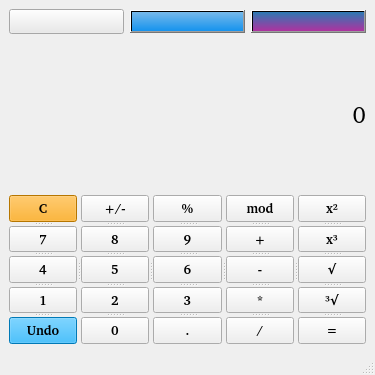
<?xml version="1.0" encoding="UTF-8"?>
<ui version="4.0">
 <class>CalcWindow</class>
 <widget class="QMainWindow" name="CalcWindow">
  <property name="geometry">
   <rect>
    <x>0</x>
    <y>0</y>
    <width>375</width>
    <height>375</height>
   </rect>
  </property>
  <property name="sizePolicy">
   <sizepolicy hsizetype="Expanding" vsizetype="Expanding">
    <horstretch>0</horstretch>
    <verstretch>0</verstretch>
   </sizepolicy>
  </property>
  <property name="minimumSize">
   <size>
    <width>375</width>
    <height>375</height>
   </size>
  </property>
  <property name="font">
   <font>
    <family>Bitstream Charter</family>
    <weight>75</weight>
    <italic>false</italic>
    <bold>true</bold>
   </font>
  </property>
  <property name="windowTitle">
   <string>Calculator</string>
  </property>
  <property name="windowIcon">
   <iconset>
    <normaloff>images/icon.png</normaloff>images/icon.png</iconset>
  </property>
  <property name="tabShape">
   <enum>QTabWidget::Rounded</enum>
  </property>
  <widget class="QWidget" name="centralwidget">
   <layout class="QGridLayout" name="gridLayout">
    <item row="2" column="0">
     <widget class="QSplitter" name="splitter_6">
      <property name="orientation">
       <enum>Qt::Horizontal</enum>
      </property>
      <widget class="QSplitter" name="splitter">
       <property name="orientation">
        <enum>Qt::Vertical</enum>
       </property>
       <widget class="QPushButton" name="clear_button">
        <property name="sizePolicy">
         <sizepolicy hsizetype="Minimum" vsizetype="Preferred">
          <horstretch>0</horstretch>
          <verstretch>0</verstretch>
         </sizepolicy>
        </property>
        <property name="font">
         <font>
          <pointsize>10</pointsize>
          <stylestrategy>PreferAntialias</stylestrategy>
         </font>
        </property>
        <property name="focusPolicy">
         <enum>Qt::ClickFocus</enum>
        </property>
        <property name="styleSheet">
         <string notr="true">background-color: orange</string>
        </property>
        <property name="text">
         <string>C</string>
        </property>
       </widget>
       <widget class="QPushButton" name="button_7">
        <property name="font">
         <font>
          <pointsize>10</pointsize>
         </font>
        </property>
        <property name="focusPolicy">
         <enum>Qt::ClickFocus</enum>
        </property>
        <property name="text">
         <string>7</string>
        </property>
       </widget>
       <widget class="QPushButton" name="button_4">
        <property name="font">
         <font>
          <pointsize>10</pointsize>
         </font>
        </property>
        <property name="focusPolicy">
         <enum>Qt::ClickFocus</enum>
        </property>
        <property name="text">
         <string>4</string>
        </property>
       </widget>
       <widget class="QPushButton" name="button_1">
        <property name="font">
         <font>
          <pointsize>10</pointsize>
         </font>
        </property>
        <property name="focusPolicy">
         <enum>Qt::ClickFocus</enum>
        </property>
        <property name="text">
         <string>1</string>
        </property>
       </widget>
       <widget class="QPushButton" name="undo_button">
        <property name="font">
         <font>
          <pointsize>10</pointsize>
         </font>
        </property>
        <property name="focusPolicy">
         <enum>Qt::ClickFocus</enum>
        </property>
        <property name="styleSheet">
         <string notr="true">background-color: rgb(0, 170, 255)</string>
        </property>
        <property name="text">
         <string>Undo</string>
        </property>
       </widget>
      </widget>
      <widget class="QSplitter" name="splitter_2">
       <property name="orientation">
        <enum>Qt::Vertical</enum>
       </property>
       <widget class="QPushButton" name="plus_minus_button">
        <property name="font">
         <font>
          <pointsize>10</pointsize>
         </font>
        </property>
        <property name="focusPolicy">
         <enum>Qt::ClickFocus</enum>
        </property>
        <property name="text">
         <string>+/-</string>
        </property>
       </widget>
       <widget class="QPushButton" name="button_8">
        <property name="font">
         <font>
          <pointsize>10</pointsize>
         </font>
        </property>
        <property name="focusPolicy">
         <enum>Qt::ClickFocus</enum>
        </property>
        <property name="text">
         <string>8</string>
        </property>
       </widget>
       <widget class="QPushButton" name="button_5">
        <property name="font">
         <font>
          <pointsize>10</pointsize>
         </font>
        </property>
        <property name="focusPolicy">
         <enum>Qt::ClickFocus</enum>
        </property>
        <property name="text">
         <string>5</string>
        </property>
       </widget>
       <widget class="QPushButton" name="button_2">
        <property name="font">
         <font>
          <pointsize>10</pointsize>
         </font>
        </property>
        <property name="focusPolicy">
         <enum>Qt::ClickFocus</enum>
        </property>
        <property name="text">
         <string>2</string>
        </property>
       </widget>
       <widget class="QPushButton" name="button_0">
        <property name="font">
         <font>
          <pointsize>10</pointsize>
         </font>
        </property>
        <property name="focusPolicy">
         <enum>Qt::ClickFocus</enum>
        </property>
        <property name="text">
         <string>0</string>
        </property>
       </widget>
      </widget>
      <widget class="QSplitter" name="splitter_3">
       <property name="orientation">
        <enum>Qt::Vertical</enum>
       </property>
       <widget class="QPushButton" name="precent_button">
        <property name="font">
         <font>
          <pointsize>10</pointsize>
         </font>
        </property>
        <property name="focusPolicy">
         <enum>Qt::ClickFocus</enum>
        </property>
        <property name="text">
         <string>%</string>
        </property>
       </widget>
       <widget class="QPushButton" name="button_9">
        <property name="font">
         <font>
          <pointsize>10</pointsize>
         </font>
        </property>
        <property name="focusPolicy">
         <enum>Qt::ClickFocus</enum>
        </property>
        <property name="text">
         <string>9</string>
        </property>
       </widget>
       <widget class="QPushButton" name="button_6">
        <property name="font">
         <font>
          <pointsize>10</pointsize>
         </font>
        </property>
        <property name="focusPolicy">
         <enum>Qt::ClickFocus</enum>
        </property>
        <property name="text">
         <string>6</string>
        </property>
       </widget>
       <widget class="QPushButton" name="button_3">
        <property name="font">
         <font>
          <pointsize>10</pointsize>
         </font>
        </property>
        <property name="focusPolicy">
         <enum>Qt::ClickFocus</enum>
        </property>
        <property name="text">
         <string>3</string>
        </property>
       </widget>
       <widget class="QPushButton" name="dot_button">
        <property name="font">
         <font>
          <pointsize>10</pointsize>
         </font>
        </property>
        <property name="focusPolicy">
         <enum>Qt::ClickFocus</enum>
        </property>
        <property name="text">
         <string>.</string>
        </property>
       </widget>
      </widget>
      <widget class="QSplitter" name="splitter_4">
       <property name="orientation">
        <enum>Qt::Vertical</enum>
       </property>
       <widget class="QPushButton" name="mod_button">
        <property name="enabled">
         <bool>true</bool>
        </property>
        <property name="font">
         <font>
          <pointsize>10</pointsize>
         </font>
        </property>
        <property name="focusPolicy">
         <enum>Qt::ClickFocus</enum>
        </property>
        <property name="text">
         <string>mod</string>
        </property>
       </widget>
       <widget class="QPushButton" name="plus_button">
        <property name="font">
         <font>
          <pointsize>10</pointsize>
         </font>
        </property>
        <property name="focusPolicy">
         <enum>Qt::ClickFocus</enum>
        </property>
        <property name="text">
         <string>+</string>
        </property>
       </widget>
       <widget class="QPushButton" name="minus_button">
        <property name="font">
         <font>
          <pointsize>10</pointsize>
         </font>
        </property>
        <property name="focusPolicy">
         <enum>Qt::ClickFocus</enum>
        </property>
        <property name="text">
         <string>-</string>
        </property>
       </widget>
       <widget class="QPushButton" name="multi_button">
        <property name="enabled">
         <bool>true</bool>
        </property>
        <property name="font">
         <font>
          <pointsize>10</pointsize>
         </font>
        </property>
        <property name="focusPolicy">
         <enum>Qt::ClickFocus</enum>
        </property>
        <property name="text">
         <string>*</string>
        </property>
       </widget>
       <widget class="QPushButton" name="div_button">
        <property name="enabled">
         <bool>true</bool>
        </property>
        <property name="font">
         <font>
          <pointsize>10</pointsize>
         </font>
        </property>
        <property name="focusPolicy">
         <enum>Qt::ClickFocus</enum>
        </property>
        <property name="text">
         <string>/</string>
        </property>
       </widget>
      </widget>
      <widget class="QSplitter" name="splitter_5">
       <property name="orientation">
        <enum>Qt::Vertical</enum>
       </property>
       <widget class="QPushButton" name="pow_2_button">
        <property name="enabled">
         <bool>true</bool>
        </property>
        <property name="font">
         <font>
          <pointsize>10</pointsize>
         </font>
        </property>
        <property name="focusPolicy">
         <enum>Qt::ClickFocus</enum>
        </property>
        <property name="text">
         <string>x²</string>
        </property>
       </widget>
       <widget class="QPushButton" name="pow_3_button">
        <property name="enabled">
         <bool>true</bool>
        </property>
        <property name="font">
         <font>
          <pointsize>10</pointsize>
         </font>
        </property>
        <property name="focusPolicy">
         <enum>Qt::ClickFocus</enum>
        </property>
        <property name="text">
         <string>x³</string>
        </property>
       </widget>
       <widget class="QPushButton" name="sqr_root_button">
        <property name="enabled">
         <bool>true</bool>
        </property>
        <property name="font">
         <font>
          <pointsize>10</pointsize>
         </font>
        </property>
        <property name="focusPolicy">
         <enum>Qt::ClickFocus</enum>
        </property>
        <property name="text">
         <string>√</string>
        </property>
       </widget>
       <widget class="QPushButton" name="cube_root_button">
        <property name="enabled">
         <bool>true</bool>
        </property>
        <property name="sizePolicy">
         <sizepolicy hsizetype="Expanding" vsizetype="Expanding">
          <horstretch>0</horstretch>
          <verstretch>0</verstretch>
         </sizepolicy>
        </property>
        <property name="font">
         <font>
          <pointsize>10</pointsize>
         </font>
        </property>
        <property name="focusPolicy">
         <enum>Qt::ClickFocus</enum>
        </property>
        <property name="text">
         <string>³√</string>
        </property>
       </widget>
       <widget class="QPushButton" name="equal_button">
        <property name="font">
         <font>
          <pointsize>10</pointsize>
         </font>
        </property>
        <property name="focusPolicy">
         <enum>Qt::ClickFocus</enum>
        </property>
        <property name="text">
         <string>=</string>
        </property>
       </widget>
      </widget>
     </widget>
    </item>
    <item row="1" column="0">
     <widget class="QLabel" name="result">
      <property name="font">
       <font>
        <family>Spectral Medium</family>
        <pointsize>18</pointsize>
        <weight>50</weight>
        <italic>false</italic>
        <bold>false</bold>
       </font>
      </property>
      <property name="focusPolicy">
       <enum>Qt::ClickFocus</enum>
      </property>
      <property name="text">
       <string>0</string>
      </property>
      <property name="alignment">
       <set>Qt::AlignRight|Qt::AlignTrailing|Qt::AlignVCenter</set>
      </property>
     </widget>
    </item>
    <item row="0" column="0">
     <layout class="QGridLayout" name="gridLayout_2">
      <item row="0" column="0">
       <widget class="QPushButton" name="default_color">
        <property name="sizePolicy">
         <sizepolicy hsizetype="Preferred" vsizetype="Maximum">
          <horstretch>0</horstretch>
          <verstretch>0</verstretch>
         </sizepolicy>
        </property>
        <property name="font">
         <font>
          <family>Noto Sans</family>
          <weight>50</weight>
          <italic>false</italic>
          <bold>false</bold>
          <kerning>true</kerning>
         </font>
        </property>
        <property name="focusPolicy">
         <enum>Qt::ClickFocus</enum>
        </property>
        <property name="styleSheet">
         <string notr="true">background-color: rgb(234, 234, 234);</string>
        </property>
        <property name="text">
         <string/>
        </property>
       </widget>
      </item>
      <item row="0" column="2">
       <widget class="QPushButton" name="color_2">
        <property name="sizePolicy">
         <sizepolicy hsizetype="Preferred" vsizetype="Maximum">
          <horstretch>0</horstretch>
          <verstretch>0</verstretch>
         </sizepolicy>
        </property>
        <property name="focusPolicy">
         <enum>Qt::ClickFocus</enum>
        </property>
        <property name="styleSheet">
         <string notr="true">background-color: qlineargradient(x1: 0, y1: 0,    x2: 0, y2: 1,    stop: 0 #2d7ab2, stop: 1 #ae32a0);</string>
        </property>
        <property name="text">
         <string/>
        </property>
       </widget>
      </item>
      <item row="0" column="1">
       <widget class="QPushButton" name="color_1">
        <property name="sizePolicy">
         <sizepolicy hsizetype="Preferred" vsizetype="Maximum">
          <horstretch>0</horstretch>
          <verstretch>0</verstretch>
         </sizepolicy>
        </property>
        <property name="focusPolicy">
         <enum>Qt::ClickFocus</enum>
        </property>
        <property name="styleSheet">
         <string notr="true">background-color: qlineargradient(x1: 0, y1: 0,    x2: 0, y2: 1,    stop: 0 #77b9ea, stop: 1 #1593ee);</string>
        </property>
        <property name="text">
         <string/>
        </property>
       </widget>
      </item>
     </layout>
    </item>
   </layout>
  </widget>
  <widget class="QStatusBar" name="statusbar"/>
 </widget>
 <resources/>
 <connections/>
</ui>
